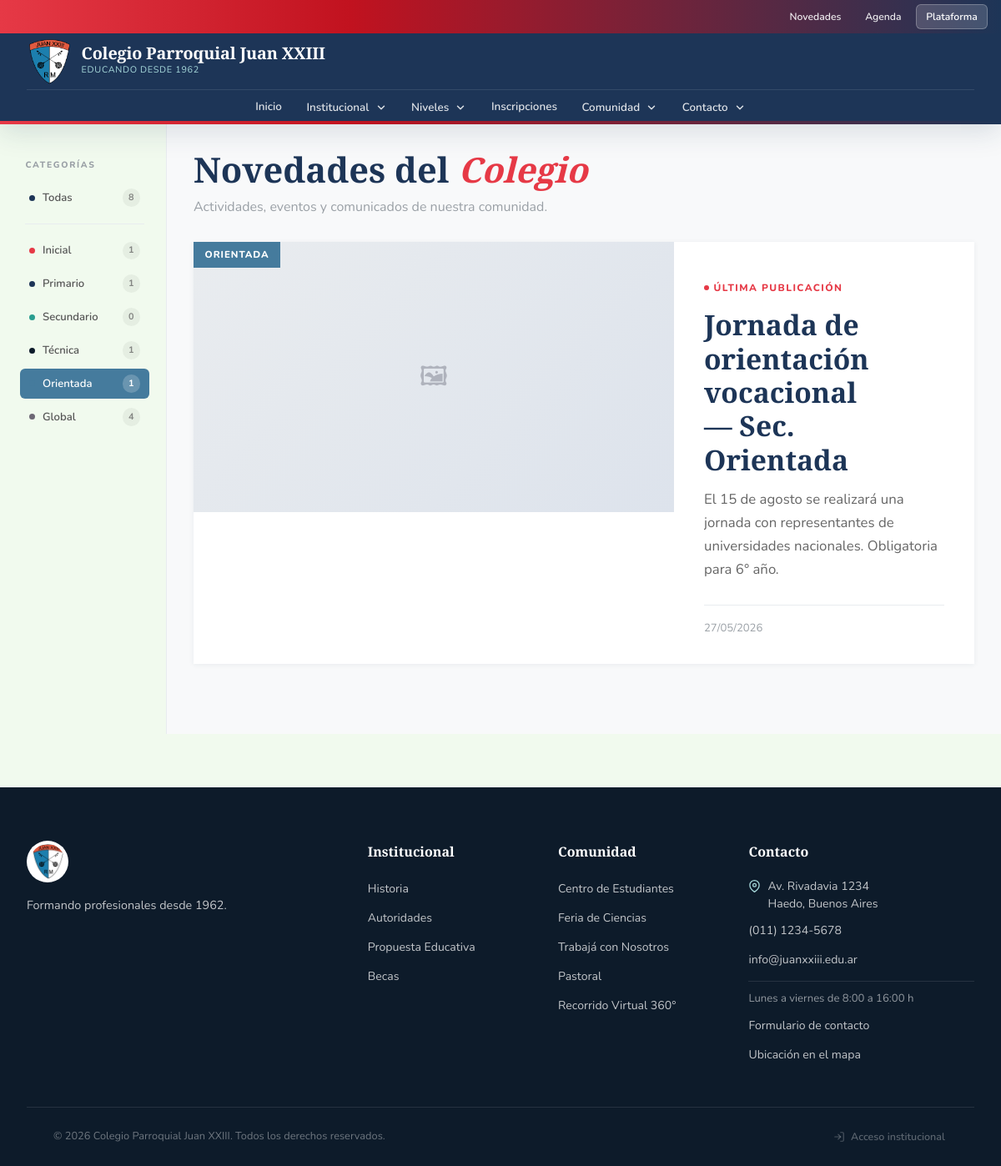
Page /novedades?etiqueta=Orientada on the committed database.
### tables this page shows
CREATE TABLE `novedades` (
  `id_novedad` int(11) NOT NULL,
  `titulo` varchar(255) NOT NULL,
  `descripcion` text NOT NULL,
  `etiqueta` enum('Inicial','Primario','Técnica','Orientada','Global') NOT NULL DEFAULT 'Global',
  `origen` enum('manual','instagram') NOT NULL DEFAULT 'manual',
  `ig_post_id` varchar(64) DEFAULT NULL,
  `ig_permalink` varchar(500) DEFAULT NULL,
  `id_usuario` int(11) NOT NULL,
  `created_at` timestamp NOT NULL DEFAULT current_timestamp(),
  `updated_at` timestamp NOT NULL DEFAULT current_timestamp() ON UPDATE current_timestamp()
);

### novedades.php (the view, shortened to what this page needs)
<?php
$pdo = db();
$etiquetas_validas = ['Inicial', 'Primario', 'Secundario', 'Técnica', 'Orientada', 'Global'];
$filtro = isset($_GET['etiqueta']) && in_array($_GET['etiqueta'], $etiquetas_validas)
    ? $_GET['etiqueta'] : 'todas';
$sql = "SELECT n.id_novedad, n.titulo, n.descripcion, n.etiqueta, n.created_at,
               CONCAT(u.nombre, ' ', u.apellido) AS autor, u.rol AS rol_autor
        FROM novedades n JOIN usuarios u ON u.id_usuario = n.id_usuario";
if ($filtro !== 'todas') $sql .= " WHERE n.etiqueta = :etiqueta";
$sql .= " ORDER BY n.created_at DESC";
$stmt = $pdo->prepare($sql);
if ($filtro !== 'todas') $stmt->bindParam(':etiqueta', $filtro);
$stmt->execute();
$novedades = $stmt->fetchAll();
$imagenes_por_novedad = [];
$conteos = [];
$total_todas = 0;
foreach ($pdo->query("SELECT etiqueta, COUNT(*) as total FROM novedades GROUP BY etiqueta")->fetchAll() as $r) {
    $conteos[$r['etiqueta']] = $r['total'];
    $total_todas += $r['total'];
}
function etiqueta_color(string $e): string {
    return match($e) {
        'Inicial'   => '#E63946',
        'Primario'  => '#1D3557',
        'Secundario'=> '#2a9d8f',
        'Técnica'   => '#0d1b2a',
        'Orientada' => '#457B9D',
        'Global'    => '#6d6875',
        default     => '#888',
    };
}
function tiempo_relativo(string $fecha): string {
    $diff = time() - strtotime($fecha);
    return date('d/m/Y', strtotime($fecha));
}
require __DIR__ . '/partials/header.php';
?>
<div class="nov-layout">
  <aside class="nov-sidebar">
    <p class="sidebar-label">Categorías</p>
    <ul class="filtro-list">
      <li>
        <a href="novedades" class="filtro-link <?= $filtro==='todas'?'active':'' ?>">
          <span class="f-dot" style="background:var(--blue-dark)"></span>
          Todas
          <span class="f-count"><?= $total_todas ?></span>
        </a>
      </li>
      <li><div class="sidebar-divider"></div></li>
      <?php
      $etiq_config = [
        'Inicial'   => '#E63946',
        'Primario'  => '#1D3557',
        'Secundario'=> '#2a9d8f',
        'Técnica'   => '#0d1b2a',
        'Orientada' => '#457B9D',
        'Global'    => '#6d6875',
      ];
      foreach ($etiq_config as $etiq => $color): ?>
      <li>
        <a href="novedades?etiqueta=<?= urlencode($etiq) ?>"
           class="filtro-link <?= $filtro===$etiq?'active':'' ?>"
           <?= $filtro===$etiq ? "style=\"background:{$color};\"" : '' ?>>
          <span class="f-dot" style="background:<?= $color ?>"></span>
          <?= htmlspecialchars($etiq) ?>
          <span class="f-count"><?= $conteos[$etiq] ?? 0 ?></span>
        </a>
      </li>
      <?php endforeach; ?>
    </ul>
  </aside>
  <main class="nov-main">
    <div class="nov-page-title">
      <h1>Novedades del <em>Colegio</em></h1>
      <p>Actividades, eventos y comunicados de nuestra comunidad.</p>
    </div>
    <?php if (empty($novedades)): ?>
      <div class="sin-resultados">
        <div style="font-size:2.5rem;opacity:.3">📭</div>
        <h3>Sin novedades</h3>
        <p>No hay publicaciones en esta categoría todavía.</p>
      </div>
    <?php else:
      $destacada = $novedades[0];
      $d_color   = etiqueta_color($destacada['etiqueta']);
      $d_imgs    = $imagenes_por_novedad[$destacada['id_novedad']] ?? [];
      $d_primera = $d_imgs[0] ?? null;
    ?>
    <div style="margin-bottom:1.25rem;">
      <a href="novedad?id=<?= $destacada['id_novedad'] ?>" class="nov-card nov-card-featured" style="text-decoration:none;">
        <div class="nov-img-wrap">
          <span class="nov-badge" style="background:<?= $d_color ?>"><?= htmlspecialchars($destacada['etiqueta']) ?></span>
          <?php if ($d_primera): ?>
            <img src="<?= htmlspecialchars($d_primera) ?>" alt="<?= htmlspecialchars($destacada['titulo']) ?>" loading="lazy"/>
            <?php if (count($d_imgs)>1): ?>
              <span class="nov-img-count">+<?= count($d_imgs)-1 ?> foto<?= count($d_imgs)>2?'s':'' ?></span>
            <?php endif; ?>
          <?php else: ?>
            <div class="nov-img-placeholder">🖼</div>
          <?php endif; ?>
        </div>
        <div class="nov-body">
          <div>
            <div class="featured-label">Última publicación</div>
            <h2 class="nov-title nov-card-featured .nov-title"><?= htmlspecialchars($destacada['titulo']) ?></h2>
            <p class="nov-desc" style="-webkit-line-clamp:5;margin-top:.5rem;"><?= htmlspecialchars($destacada['descripcion']) ?></p>
          </div>
          <div class="nov-footer" style="border-top:1px solid var(--gray-200);margin-top:1.25rem;padding:1rem 0 0;">
            <span class="nov-fecha"><?= tiempo_relativo($destacada['created_at']) ?></span>
          </div>
        </div>
      </a>
    </div>
    <?php endif; ?>
  </main>
</div>
<?php require __DIR__ . '/partials/footer.php';

### assets/css/styles.css (style rules this page uses)
*, *::before, *::after { box-sizing: border-box; margin: 0; padding: 0; }
:root { --red: #E63946; --red-dark: #c1121f; --blue-dark: #1D3557; --blue-mid: #457B9D; --blue-light:#A8DADC; --white: #F1FAEE; --gray-100: #f8f9fa; --gray-200: #e9ecef; --gray-500: #9aa0a6; --text: #1a1a2e; --font-display: 'Playfair Display', Georgia, serif; --font-body: 'Nunito', sans-serif; --radius: 12px; --radius-lg: 24px; --shadow-sm: 0 2px 8px rgba(29,53,87,.10); --shadow-md: 0 8px 32px rgba(29,53,87,.15); --shadow-lg: 0 20px 60px rgba(29,53,87,.20); --transition: .3s cubic-bezier(.4,0,.2,1); }
html { scroll-behavior: smooth; touch-action: manipulation; }
body { font-family: var(--font-body); color: var(--text); background: var(--white); line-height: 1.7; overflow-x: hidden; }
a { text-decoration: none; color: inherit; }
ul { list-style: none; }

### rows in the picture
novedades: etiqueta "ORIENTADA", titulo "Jornada de orientación vocacional — Sec. Orientada", descripcion "El 15 de agosto se realizará una jornada con representantes de universidades nacionales. Obligatoria para 6° año.", created_at "27/05/2026"

### other values in the picture
cfg_e('nombre_colegio') "Colegio Parroquial Juan XXIII"
cfg_e('lema') "EDUCANDO DESDE 1962"
$seccion['titulo'] "Institucional"
$seccion['titulo'] "Niveles"
$seccion['titulo'] "Inscripciones"
$seccion['titulo'] "Comunidad"
$seccion['titulo'] "Contacto"
$total_todas "8"
$etiq "Inicial"
$conteos[$etiq] "1"
$etiq "Primario"
$etiq "Secundario"
$conteos[$etiq] "0"
$etiq "Técnica"
$etiq "Orientada"
